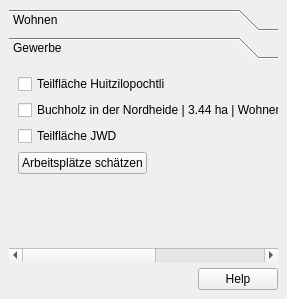
<?xml version="1.0" encoding="UTF-8"?>
<ui version="4.0">
 <class>DockWidget</class>
 <widget class="QDockWidget" name="DockWidget">
  <property name="geometry">
   <rect>
    <x>0</x>
    <y>0</y>
    <width>287</width>
    <height>299</height>
   </rect>
  </property>
  <property name="windowTitle">
   <string>Projekt-Check Analyse-Tools // Bewohner und Arbeitsplätze</string>
  </property>
  <widget class="QWidget" name="dockWidgetContents">
   <layout class="QVBoxLayout" name="verticalLayout">
    <item>
     <widget class="QToolBox" name="toolBox">
      <property name="sizePolicy">
       <sizepolicy hsizetype="Preferred" vsizetype="Preferred">
        <horstretch>0</horstretch>
        <verstretch>0</verstretch>
       </sizepolicy>
      </property>
      <property name="currentIndex">
       <number>1</number>
      </property>
      <widget class="QWidget" name="page">
       <property name="geometry">
        <rect>
         <x>0</x>
         <y>0</y>
         <width>269</width>
         <height>176</height>
        </rect>
       </property>
       <attribute name="label">
        <string>Wohnen</string>
       </attribute>
       <layout class="QVBoxLayout" name="verticalLayout_2">
        <item>
         <widget class="QCheckBox" name="checkBox_3">
          <property name="text">
           <string>Teilfläche Quetzalcoatl</string>
          </property>
         </widget>
        </item>
        <item>
         <widget class="QCheckBox" name="checkBox">
          <property name="text">
           <string>Teilfläche Schubidu</string>
          </property>
         </widget>
        </item>
        <item>
         <widget class="QPushButton" name="pushButton">
          <property name="sizePolicy">
           <sizepolicy hsizetype="Fixed" vsizetype="Fixed">
            <horstretch>0</horstretch>
            <verstretch>0</verstretch>
           </sizepolicy>
          </property>
          <property name="layoutDirection">
           <enum>Qt::LeftToRight</enum>
          </property>
          <property name="text">
           <string>Bewohneranzahl schätzen</string>
          </property>
         </widget>
        </item>
        <item>
         <spacer name="verticalSpacer_3">
          <property name="orientation">
           <enum>Qt::Vertical</enum>
          </property>
          <property name="sizeHint" stdset="0">
           <size>
            <width>20</width>
            <height>40</height>
           </size>
          </property>
         </spacer>
        </item>
       </layout>
      </widget>
      <widget class="QWidget" name="page_2">
       <property name="geometry">
        <rect>
         <x>0</x>
         <y>0</y>
         <width>438</width>
         <height>159</height>
        </rect>
       </property>
       <attribute name="label">
        <string>Gewerbe</string>
       </attribute>
       <layout class="QVBoxLayout" name="verticalLayout_3">
        <item>
         <widget class="QCheckBox" name="checkBox_5">
          <property name="text">
           <string>Teilfläche Huitzilopochtli</string>
          </property>
         </widget>
        </item>
        <item>
         <widget class="QCheckBox" name="checkBox_6">
          <property name="text">
           <string>Buchholz in der Nordheide | 3.44 ha | Wohnen | Wohneinheiten: NICHT DEFINIERT</string>
          </property>
         </widget>
        </item>
        <item>
         <widget class="QCheckBox" name="checkBox_4">
          <property name="text">
           <string>Teilfläche JWD</string>
          </property>
         </widget>
        </item>
        <item>
         <widget class="QPushButton" name="pushButton_2">
          <property name="sizePolicy">
           <sizepolicy hsizetype="Fixed" vsizetype="Fixed">
            <horstretch>0</horstretch>
            <verstretch>0</verstretch>
           </sizepolicy>
          </property>
          <property name="layoutDirection">
           <enum>Qt::LeftToRight</enum>
          </property>
          <property name="text">
           <string>Arbeitsplätze schätzen</string>
          </property>
          <property name="flat">
           <bool>false</bool>
          </property>
         </widget>
        </item>
        <item>
         <spacer name="verticalSpacer_4">
          <property name="orientation">
           <enum>Qt::Vertical</enum>
          </property>
          <property name="sizeHint" stdset="0">
           <size>
            <width>20</width>
            <height>40</height>
           </size>
          </property>
         </spacer>
        </item>
       </layout>
      </widget>
     </widget>
    </item>
    <item>
     <widget class="QDialogButtonBox" name="buttonBox">
      <property name="sizePolicy">
       <sizepolicy hsizetype="Expanding" vsizetype="Fixed">
        <horstretch>0</horstretch>
        <verstretch>0</verstretch>
       </sizepolicy>
      </property>
      <property name="layoutDirection">
       <enum>Qt::LeftToRight</enum>
      </property>
      <property name="standardButtons">
       <set>QDialogButtonBox::Help</set>
      </property>
     </widget>
    </item>
   </layout>
  </widget>
 </widget>
 <resources/>
 <connections/>
</ui>
